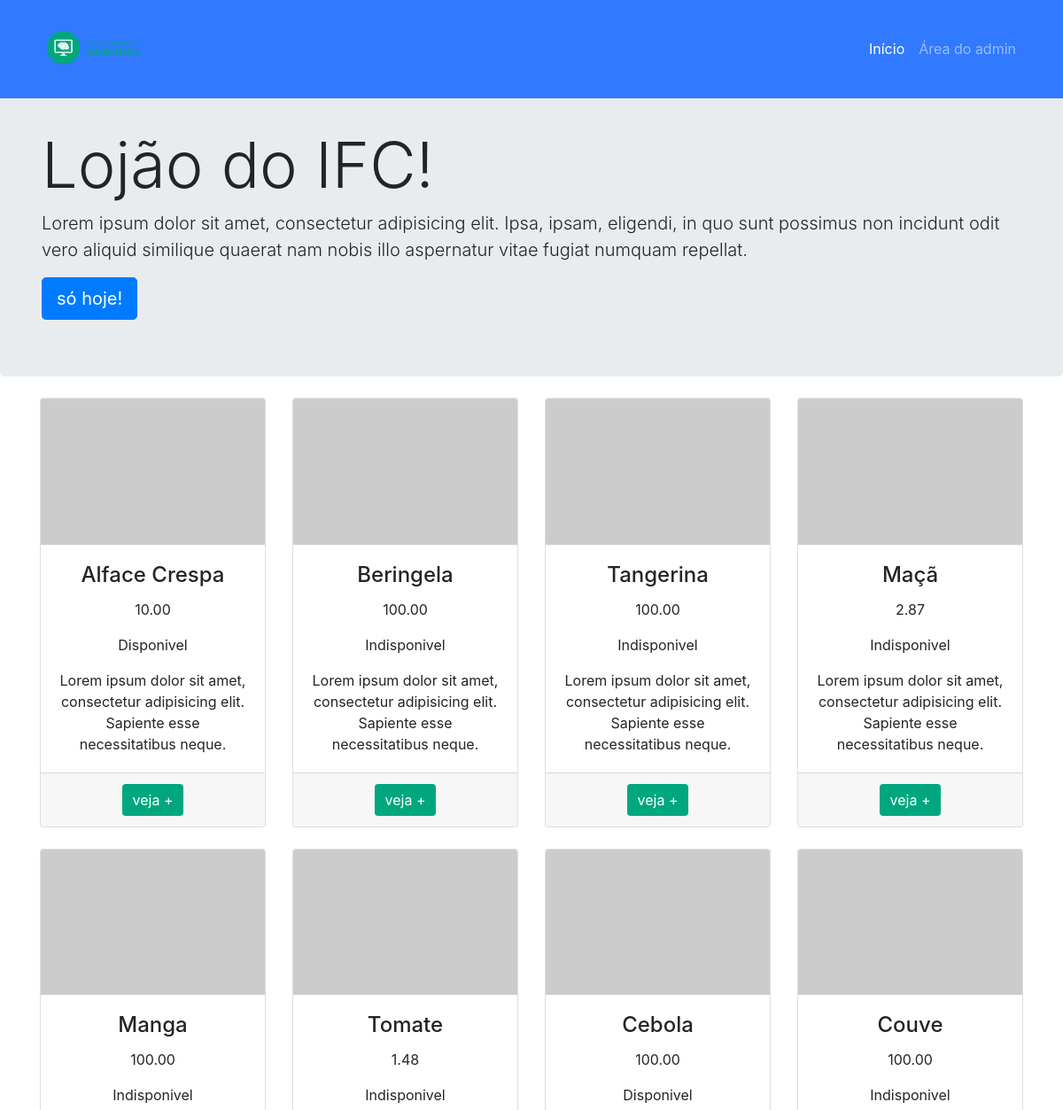
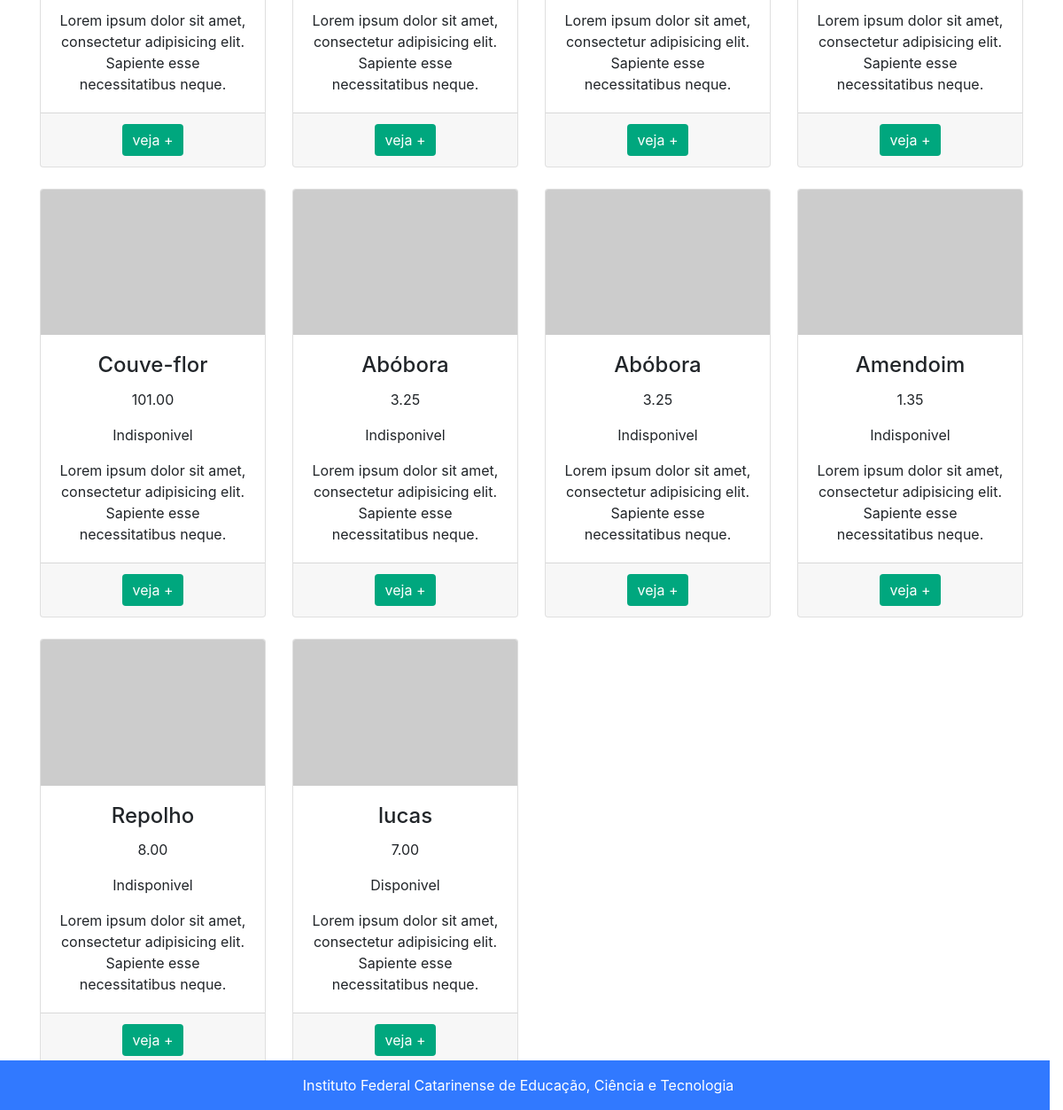
The page /nao/index.php on the database its author committed (2 pictures, top to bottom).
### tables this page shows
CREATE TABLE `tb_produtos` (
  `codigo` int(11) NOT NULL,
  `nome` varchar(32) NOT NULL,
  `categoria` varchar(32) NOT NULL,
  `preco` decimal(10,2) NOT NULL,
  `quantidade_estoque` int(11) NOT NULL
);

### nao/app/models/Conexao.php (called while the page is built, shortened)
<?php
class Conexao {
    public static $conexao = null;
    public static function getConexao(){
        try{
            if(self::$conexao == null){
                self::$conexao = new PDO("mysql:host=".self::HOST.";dbname=".self::NOMEBANCO, self::USUARIO, self::SENHA);
                self::$conexao->setAttribute(PDO::ATTR_ERRMODE, PDO::ERRMODE_EXCEPTION);
            }
            return self:: $conexao;
        }catch(PDOException $e){
            die("Falhou a conexao ou ocorreu um erro banco: " . $e->getMessage());
        }
        return $conexao;
    }
}

### nao/app/models/CrudProdutos.php (called while the page is built, shortened)
<?php
require_once "Conexao.php";
require_once "Produto.php";
class CrudProdutos
{
    private $conexao;
    public function __construct()
    {
        $this->conexao = Conexao::getConexao();
    }
    public function getProdutos()
    {
        $consulta = $this->conexao->query("SELECT * FROM tb_produtos");
        $arrayProdutos = $consulta->fetchAll(PDO::FETCH_ASSOC);
        $listaProdutos = [];
        foreach ($arrayProdutos as $produto) {
            $listaProdutos[] = new Produto($produto['nome'], $produto['preco'], $produto['quantidade_estoque'], $produto['categoria'], $produto['codigo']);
        }
        return $listaProdutos;
    }
}

### nao/app/models/Produto.php (called while the page is built, shortened)
<?php
require_once "Conexao.php";
class Produto {
    public $estoque;
    public function __construct($nome, $preco,$estoque,$categoria, $codigo = null){
        $this->nome = $nome;
        $this->preco = $preco;
        $this->estoque = $estoque;
        $this->codigo = $codigo;
    }
    public function estaDisponivel(){
        if ($this->estoque > 0){
            return "Disponivel";
        }else{
            return "Indisponivel";
        }
    }
}

### nao/index.php (the view, shortened to what this page needs)
<?php
    require_once "app/models/CrudProdutos.php";
    $crud = new CrudProdutos();
    $listaProdutos = $crud->getProdutos();
?>
<!DOCTYPE html>
<html lang="en">
<head>
    <link rel="stylesheet" href="assets/vendor/bootstrap/css/bootstrap.min.css">
    <link rel="stylesheet" href="assets/css/ifc-style.css">
</head>
<body>
<nav class="navbar navbar-expand-lg navbar-dark bg-dark fixed-top">
    <div class="container">
        <a class="navbar-brand" href="#"><img src="assets/imagens/logo.png" alt="" width="120px"></a>
        <div class="collapse navbar-collapse" id="navbarResponsive">
            <ul class="navbar-nav ml-auto">
                <li class="nav-item active">
                    <a class="nav-link" href="#">Início</a>
                </li>
                <li class="nav-item">
                    <a class="nav-link" href="app/views/admin/produtos.php">Área do admin</a>
                </li>
            </ul>
        </div>
    </div>
</nav>
<header class="jumbotron my-4 home-banner">
    <div class="container">
        <h1 class="display-3">Lojão do IFC!</h1>
        <p class="lead">Lorem ipsum dolor sit amet, consectetur adipisicing elit. Ipsa, ipsam, eligendi, in quo sunt possimus non incidunt odit vero aliquid similique quaerat nam nobis illo aspernatur vitae fugiat numquam repellat.</p>
        <a href="#" class="btn btn-primary btn-lg">só hoje!</a>
    </div>
</header>
<div class="container">
    <div class="row text-center">
            <?php foreach($listaProdutos as $prod): ?>
            <div class="col-lg-3 col-md-6 mb-4">
                <div class="card">
                    <img class="card-img-top" src="http://placehold.it/500x325" alt="">
                    <div class="card-body">
                        <h4 class="card-title"><?= $prod->nome ?></h4>
                        <p class="card-text"><?= $prod->preco ?></p>
                        <p class="card-text"><?= $prod->estaDisponivel() ?></p>
                        <p class="card-text">Lorem ipsum dolor sit amet, consectetur adipisicing elit. Sapiente esse necessitatibus neque.</p>
                    </div>
                    <div class="card-footer">
                        <a href="app/views/produto.php?codigo=<?= $prod->   codigo ?>" class="btn btn-ifc">veja +</a>
                    </div>
                </div>
            </div>
            <?php endforeach; ?>
    </div>
</div>
</body>
</html><br />
<div class="row footer">
    <footer class="py-3 bg-dark col-md-12">
        <p class="m-0 text-center text-white">Instituto Federal Catarinense de Educação, Ciência e Tecnologia</p>
    </footer>
</div>
</body>
</html>

### nao/assets/css/ifc-style.css (style rules this page uses)
body { padding-top: 55px; }
@media (min-width: 992px) { body { padding-top: 55px; } }
.card { height: 100%; }
.bg-dark { background-color: rgb(49, 121, 255) !important; }
.btn-ifc { color: #fff; background-color: #00a77e; border-color: transparent; border: transparent 0px; }
.footer { position: fixed; width: 100%; bottom: 0; }

### rows shown on the page
tb_produtos: nome "Alface Crespa", preco "10.00", quantidade_estoque "Disponivel"
tb_produtos: nome "Beringela", preco "100.00", quantidade_estoque "Indisponivel"
tb_produtos: nome "Tangerina", preco "100.00", quantidade_estoque "Indisponivel"
tb_produtos: nome "Maçã", preco "2.87", quantidade_estoque "Indisponivel"
tb_produtos: nome "Manga", preco "100.00", quantidade_estoque "Indisponivel"
tb_produtos: nome "Tomate", preco "1.48", quantidade_estoque "Indisponivel"
tb_produtos: nome "Cebola", preco "100.00", quantidade_estoque "Disponivel"
tb_produtos: nome "Couve", preco "100.00", quantidade_estoque "Indisponivel"
tb_produtos: nome "Couve-flor", preco "101.00", quantidade_estoque "Indisponivel"
tb_produtos: nome "Abóbora", preco "3.25", quantidade_estoque "Indisponivel"
tb_produtos: nome "Abóbora", preco "3.25", quantidade_estoque "Indisponivel"
tb_produtos: nome "Amendoim", preco "1.35", quantidade_estoque "Indisponivel"
tb_produtos: nome "Repolho", preco "8.00", quantidade_estoque "Indisponivel"
tb_produtos: nome "lucas", preco "7.00", quantidade_estoque "Disponivel"
